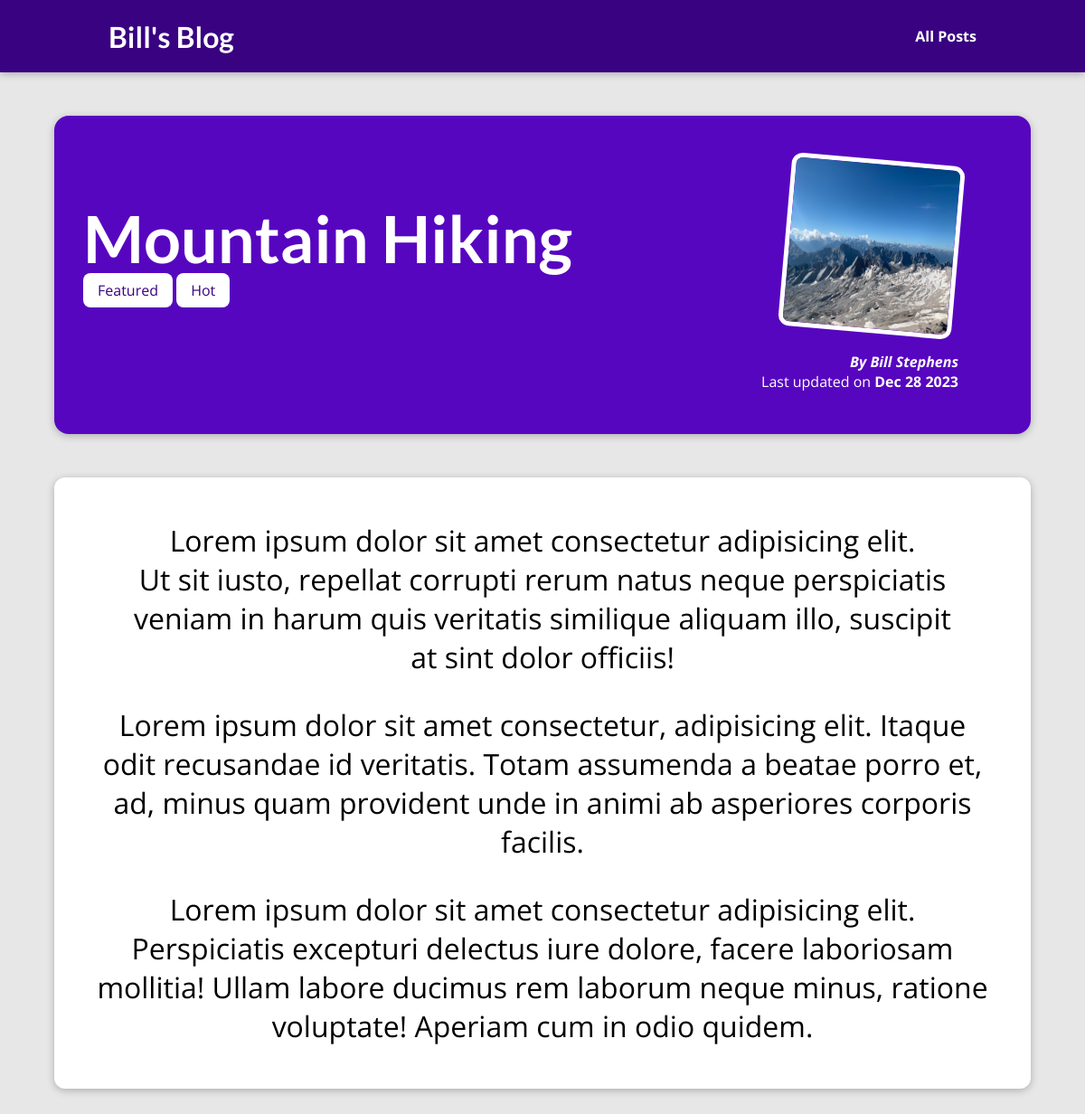
The page /posts/hike-in-the-mountains on the database its author committed.
### blog/models.py (models this page shows, shortened)
class Post(models.Model):
    title = models.CharField(max_length=150)
    excerpt = models.CharField(max_length=200)
    image = models.ImageField(upload_to="posts", null=True)
    date = models.DateField(auto_now=True)
    slug = models.SlugField(unique=True)
    content = models.TextField(validators=[MinLengthValidator(10)])
    author = models.ForeignKey(
        Author, on_delete=models.SET_NULL, null=True, related_name="posts")
    tags = models.ManyToManyField(Tag)

class Tag(models.Model):
    caption = models.CharField(max_length=20)

class Author(models.Model):
    first_name = models.CharField(max_length=100)
    last_name = models.CharField(max_length=100)
    email_address = models.EmailField()
    def full_name(self):
        return f"{self.first_name} {self.last_name}"
    def __str__(self):
        return self.full_name()

### blog/views.py (the view)
# urls.py: path("posts/<slug:slug>", views.post_detail, name="post-detail-page")
def post_detail(request, slug):
    selected_post = get_object_or_404(Post, slug=slug)
    return render(request, "blog/post-detail.html", {
        "post": selected_post,
        "post_tags": selected_post.tags.all()
    })

### blog/templates/blog/post-detail.html (shortened to what this page needs)
{% extends "base.html" %}
{% load static %}
{% block css_files %}
<link rel="stylesheet" href="{% static "blog/post-detail.css" %}" />
{% endblock %}
{% block content %}
  <section id="summary">
    <h2>{{ post.title }}</h2>
    <div>
      {% for tag in post_tags %}
      <span class="tag">{{ tag.caption }}</span>
      {% endfor %}
    </div>
    <article>
        <img src="{{ post.image.url }}" alt="{{post.title}}" />
        <address>By <a href= "mailto: {{ post.author.email_address }}">{{ post.author }}</a></address>
        <div>
            Last updated on <time>{{ post.date|date:"M d Y" }}</time>
        </div>
    </article>
  </section>
  <main>
    {{ post.content|linebreaks }}
  </main>
{% endblock %}

### templates/base.html (shortened to what this page needs)
{% load static %}
<!DOCTYPE html>
<html lang="en">
<head>
    <link rel="stylesheet" href="{% static "app.css" %}" />
    {% block css_files %}{% endblock %}
</head>
<body>
    <header id="main-navigation">
        <h1><a href="{% url "starting-page" %}">Bill's Blog</a></h1>
        <nav>
            <a href="{% url "posts-page" %}">All Posts</a>
        </nav>
    </header>
    {% block content %}
    {% endblock %}
</body>
</html>

### static/app.css (style rules this page uses)
* { box-sizing: border-box; }
html { font-family: "Open Sans", "Lato", sans-serif; }
body { margin: 0; }
h1, h2, h3 { font-family: "Lato", sans-serif; font-weight: bold; }
#main-navigation { width: 100%; height: 5rem; display: flex; justify-content: space-between; align-items: center; padding: 0 10%; position: absolute; top: 0; left: 0; }
#main-navigation a { text-decoration: none; color: white; font-weight: bold; }

### blog/static/blog/post-detail.css (style rules this page uses)
body { background-color: #e7e7e7; }
#main-navigation { background-color: #390281; box-shadow: 0 2px 8px rgba(0, 0, 0, 0.25); }
#summary { margin: 8rem auto 3rem auto; padding: 2rem; width: 90%; max-width: 90rem; border-radius: 16px; background-color: #5706c0; position: relative; box-shadow: 0 2px 8px rgba(0, 0, 0, 0.25); height: 22rem; }
#summary h2 { color: white; font-size: 4.5rem; margin-bottom: 0.25rem; }
#summary article { position: absolute; top: 2rem; right: 3rem; padding: 1rem 2rem; border-radius: 12px; text-align: right; color: white; }
#summary article img { width: 12rem; height: 12rem; border-radius: 12px; transform: rotateZ(5deg); border: 5px solid white; margin-bottom: 1rem; }
#summary address { font-weight: bold; }
#summary a { color: white; text-decoration: none; }
#summary time { font-weight: bold; }
main { width: 90%; max-width: 90rem; margin: 3rem auto; background-color: white; padding: 1rem; border-radius: 12px; box-shadow: 0 2px 8px rgba(0, 0, 0, 0.25); }
p { font-size: 2rem; text-align: center; }
.tag { background-color: white; color: #390281; padding: 0.5rem 1rem; border-radius: 8px; }

### rows shown on the page
Post: title "Mountain Hiking", image (picture), author "Bill Stephens", date "Dec 28 2023", content "Lorem ipsum dolor sit amet consectetur adipisicing elit. Ut sit iusto, repellat corrupti rerum natus neque perspiciatis veniam in harum quis veritatis similique aliquam illo, suscipit at sint dolor officiis! Lorem ipsum dolor sit amet consectetur, adipisicing elit. Itaque odit recusandae id veritatis. Totam assumenda a beatae porro et, ad, minus quam provident unde in animi ab asperiores corporis facilis. Lorem ipsum dolor sit amet consectetur adipisicing elit. Perspiciatis excepturi delectus iure dolore, facere laboriosam mollitia! Ullam labore ducimus rem laborum neque minus, ratione voluptate! Aperiam cum in odio quidem."
Tag: caption "Featured"
Tag: caption "Hot"
